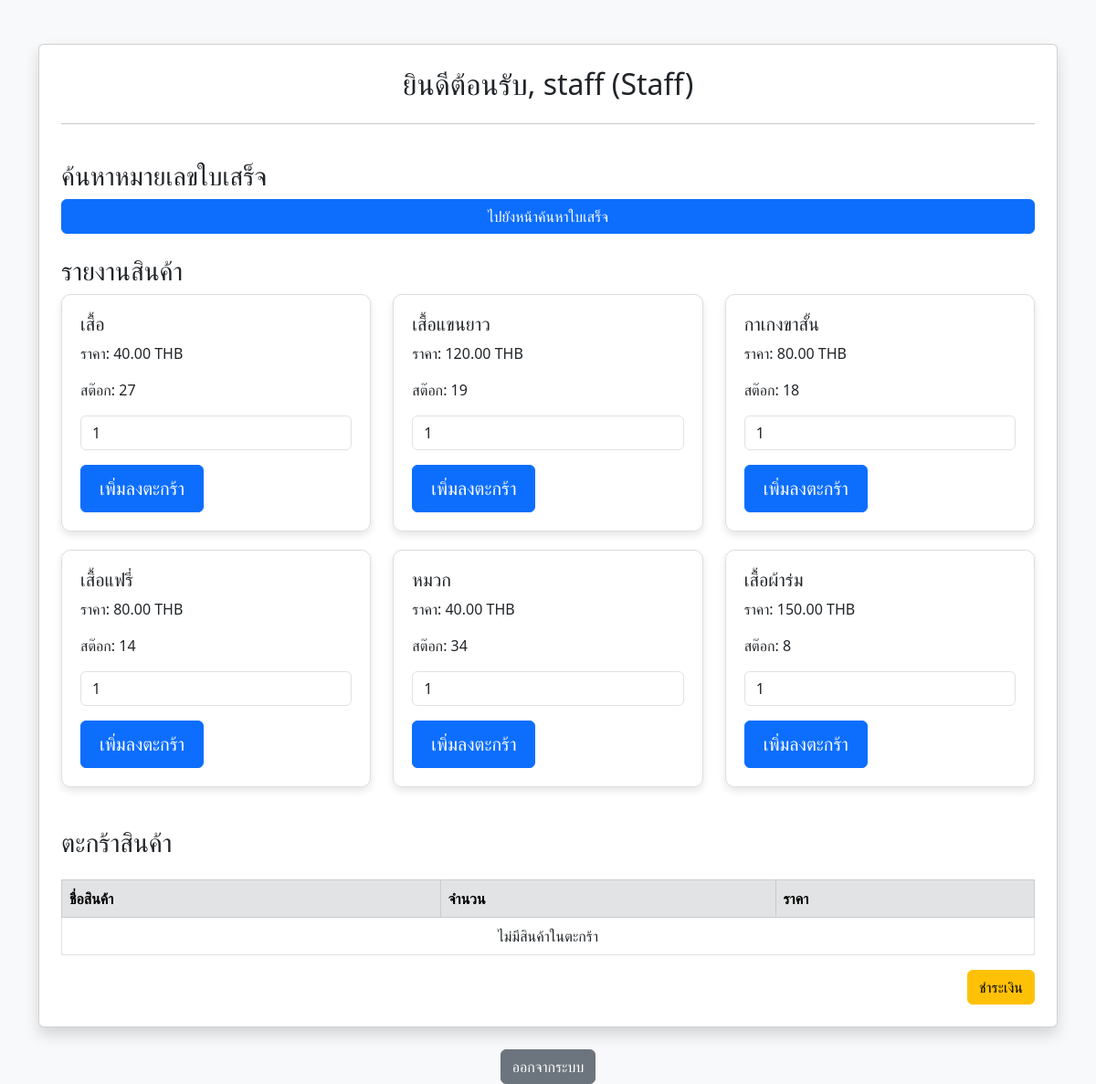
Screenshot of /staff_dashboard.php (signed in) with the database file from the repository.
### tables this page shows
CREATE TABLE `products` (
  `id` int(11) NOT NULL,
  `name` varchar(255) NOT NULL,
  `price` decimal(10,2) NOT NULL,
  `stock` int(11) NOT NULL,
  `description` text DEFAULT NULL
);

### staff_dashboard.php (the view, shortened to what this page needs)
<?php
include 'db.php';
$sql = "SELECT * FROM Products";
$result = $conn->query($sql);
$total_cart_amount = 0;
?>
<!DOCTYPE html>
<html lang="th">
<head>
    <link href="https://cdn.jsdelivr.net/npm/bootstrap@5.3.0/dist/css/bootstrap.min.css" rel="stylesheet">
</head>
<body class="bg-light">
<div class="container mt-5">
    <div class="card shadow p-4">
        <h2 class="text-center">ยินดีต้อนรับ, <?php echo htmlspecialchars($_SESSION['username']); ?> (Staff)</h2>
        <hr>
        <h3 class="mt-4">ค้นหาหมายเลขใบเสร็จ</h3>
        <a href="search_receipt.php" class="btn btn-primary">ไปยังหน้าค้นหาใบเสร็จ</a>
        <h3 class="mt-4">รายงานสินค้า</h3>
        <div class="row">
            <?php while ($product = $result->fetch_assoc()): ?>
                <div class="col-md-4">
                    <div class="product-card">
                        <h5><?php echo htmlspecialchars($product['name']); ?></h5>
                        <p>ราคา: <?php echo number_format($product['price'], 2); ?> THB</p>
                        <p>สต๊อก: <?php echo htmlspecialchars($product['stock']); ?></p>
                        <form method="POST" action="">
                            <div class="mb-3">
                                <input type="number" name="quantity" value="1" min="1" max="<?php echo htmlspecialchars($product['stock']); ?>" class="form-control">
                            </div>
                            <button type="submit" name="add_to_cart" class="btn btn-primary btn-large">เพิ่มลงตะกร้า</button>
                        </form>
                    </div>
                </div>
            <?php endwhile; ?>
        </div>
        <h3 class="mt-4">ตะกร้าสินค้า</h3>
        <form method="POST" action="">
            <table class="table table-bordered mt-3">
                <thead class="table-secondary">
                <tr>
                    <th>ชื่อสินค้า</th>
                    <th>จำนวน</th>
                    <th>ราคา</th>
                </tr>
                </thead>
                <tbody>
                <?php if (!empty($_SESSION['cart'])): ?>
                    <?php foreach ($_SESSION['cart'] as $item): ?>
                        <tr>
                            <td><?php echo htmlspecialchars($item['name']); ?></td>
                            <td><?php echo htmlspecialchars($item['quantity']); ?></td>
                            <td><?php echo number_format($item['quantity'] * $item['price'], 2); ?></td>
                        </tr>
                    <?php endforeach; ?>
                    <tr>
                        <td colspan="2" class="text-end"><strong>ราคารวม:</strong></td>
                        <td><strong><?php echo number_format($total_cart_amount, 2); ?> THB</strong></td>
                    </tr>
                <?php else: ?>
                    <tr>
                        <td colspan="3" class="text-center">ไม่มีสินค้าในตะกร้า</td>
                    </tr>
                <?php endif; ?>
                </tbody>
            </table>
            <div class="text-end">
                <button type="submit" name="checkout" class="btn btn-warning">ชำระเงิน</button>
            </div>
        </form>
    </div>
    <div class="text-center mt-4">
        <a href="login.php" class="btn btn-secondary">ออกจากระบบ</a>
    </div>
</div>
</body>
</html>

### staff_dashboard.php (style rules this page uses)
.product-card { margin-bottom: 20px; padding: 20px; border: 1px solid #ddd; border-radius: 10px; box-shadow: 0 4px 8px rgba(0, 0, 0, 0.1); }
.btn-large { font-size: 1.25rem; padding: 10px 20px; }

### rows the page displays
products: name "เสื้อ", price "40.00", stock "27"
products: name "เสื้อแขนยาว", price "120.00", stock "19"
products: name "กาเกงขาสั้น", price "80.00", stock "18"
products: name "เสื้อแฟรี่", price "80.00", stock "14"
products: name "หมวก", price "40.00", stock "34"
products: name "เสื้อผ้าร่ม", price "150.00", stock "8"

### other values shown
$_SESSION['username'] "staff"
